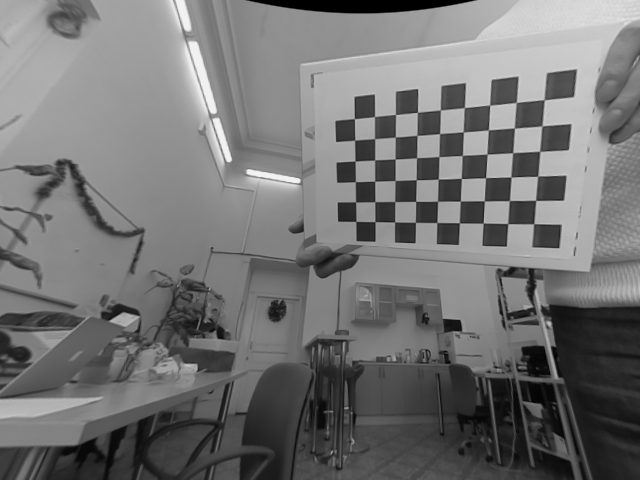
#> input picture Kups_Kajetan_6/dst_L.png, 640 x 480 px, found by its file name
$ python Exercise_3.py   (older library calls are emulated)
#> lines starting #> are read from the running program, lines starting #| are printed output that depends on the picture
import numpy as np
import cv2
from pathlib import Path

import matplotlib.pyplot as plt

#####################################################################3
########################  import files path
#####################################################################3
parent_dir = Path(__file__).resolve().parent.parent
path = parent_dir.as_posix()
image_dir = path +  "/zaw_avs_materials/" + "lab05_stereo/" + "pairs/"
# [14 lines of commented-out code are left out]


# [161 lines left out: functions calibrate_camera, correct_img, not called in this run]


if __name__ == "__main__":

    # [5 lines of commented-out code are left out]

    dst_L = cv2.imread('Kups_Kajetan_6/dst_L.png')
#> dst_L is the input picture: shape (480, 640, 3); min 0, max 241, mean 115.3
    dst_R = cv2.imread('Kups_Kajetan_6/dst_R.png')
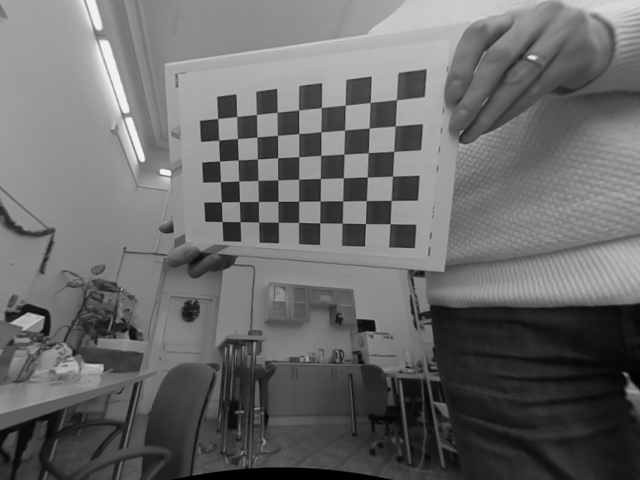
#> input picture Kups_Kajetan_6/dst_R.png, 640 x 480 px, found by its file name
#> dst_R is the input picture: shape (480, 640, 3); min 0, max 241, mean 105.7
    org_image_L = cv2.imread('Kups_Kajetan_6/org_image_L.png')
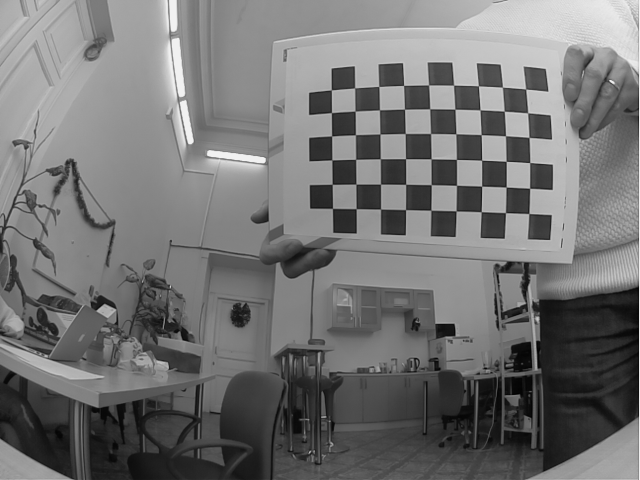
#> input picture Kups_Kajetan_6/org_image_L.png, 640 x 480 px, found by its file name
#> org_image_L is the input picture: shape (480, 640, 3); min 0, max 241, mean 115.1
    org_image_R = cv2.imread('Kups_Kajetan_6/org_image_R.png')
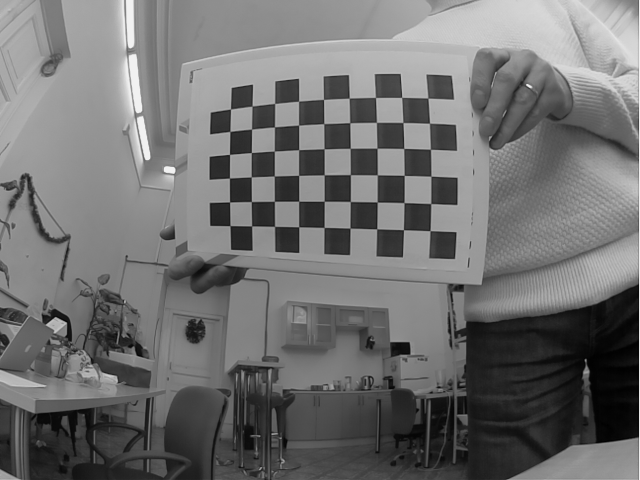
#> input picture Kups_Kajetan_6/org_image_R.png, 640 x 480 px, found by its file name
#> org_image_R is the input picture: shape (480, 640, 3); min 0, max 241, mean 112.2

    dst_L = cv2.cvtColor(dst_L, cv2.COLOR_BGR2GRAY).astype(np.uint8)
#> dst_L: shape (480, 640)
    dst_R = cv2.cvtColor(dst_R, cv2.COLOR_BGR2GRAY).astype(np.uint8)
#> dst_R: shape (480, 640)

    # Initialize the block matching object
    stereo_bm = cv2.StereoBM_create(numDisparities=16*10, blockSize=13)

    # Compute disparity
    disparity_bm = stereo_bm.compute(dst_L, dst_R)
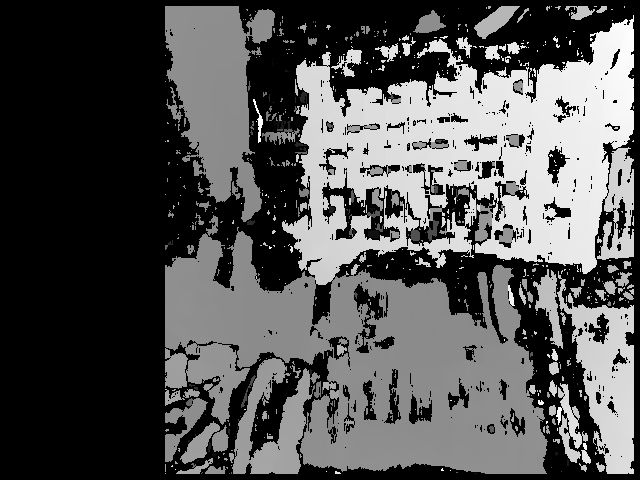
#> disparity_bm: shape (480, 640) int16; min -16, max 2544, mean 821; drawn with min black and max white

    # Normalize for visualization
    disparity_bm_vis = cv2.normalize(disparity_bm, None, alpha=0, beta=255, norm_type=cv2.NORM_MINMAX)
    disparity_bm_vis = np.uint8(disparity_bm_vis)
    disparity_bm_vis = cv2.applyColorMap(disparity_bm_vis, cv2.COLORMAP_HOT)
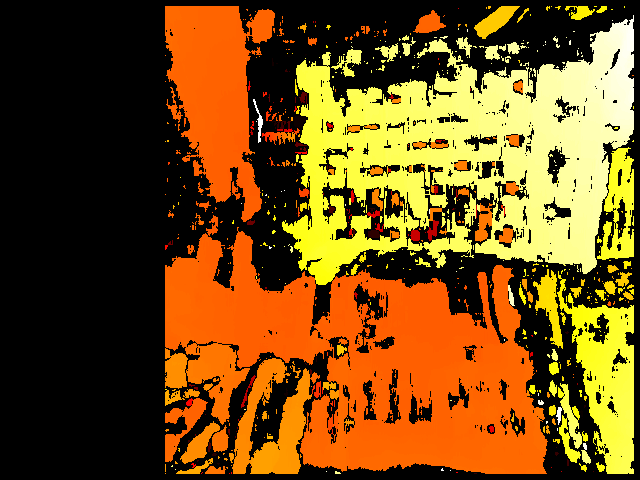
#> disparity_bm_vis: shape (480, 640, 3); mean B, G, R 21.7, 79.4, 118.1

    cv2.imshow('Block Matching Disparity', disparity_bm_vis)
    cv2.imshow('original', org_image_L)
    cv2.waitKey(0)
    cv2.destroyAllWindows()
